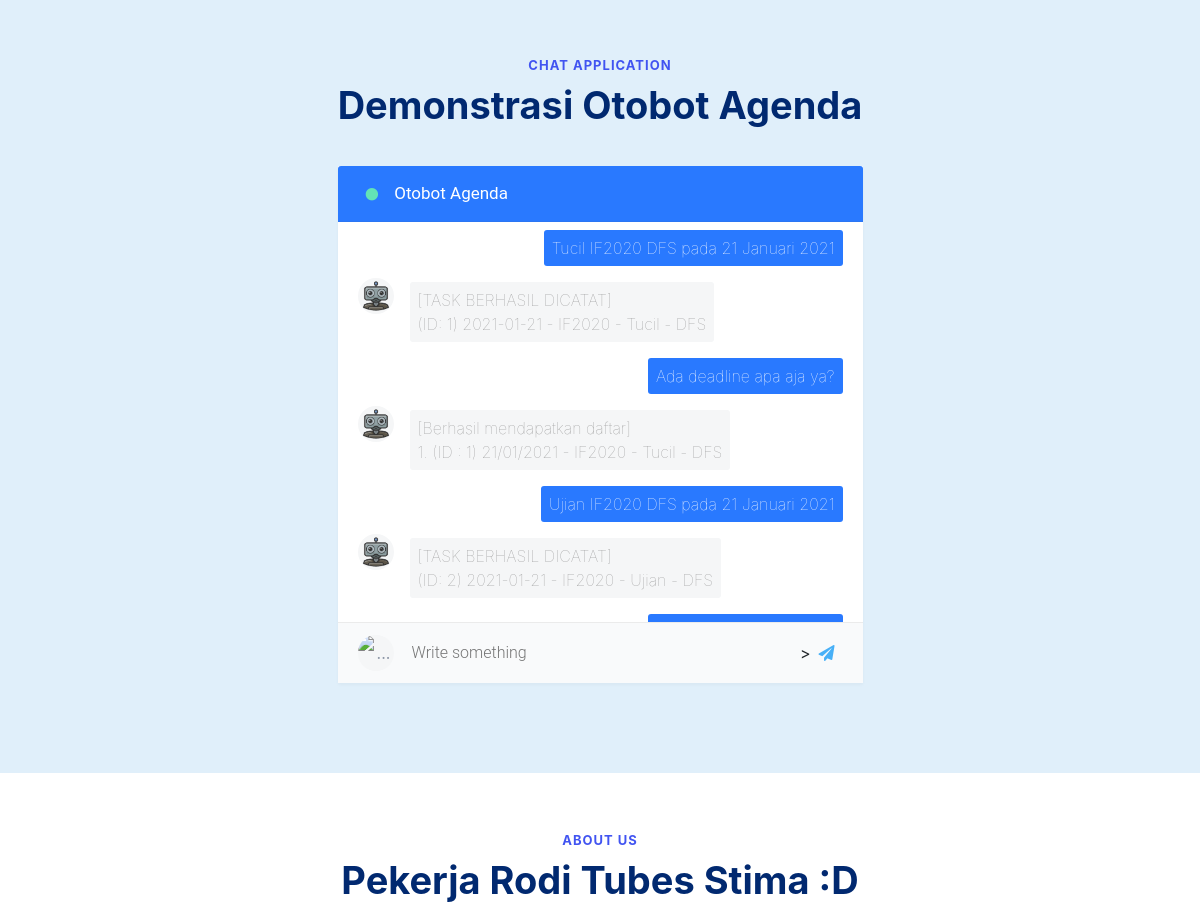
Before: / (middle part) with the older database file.
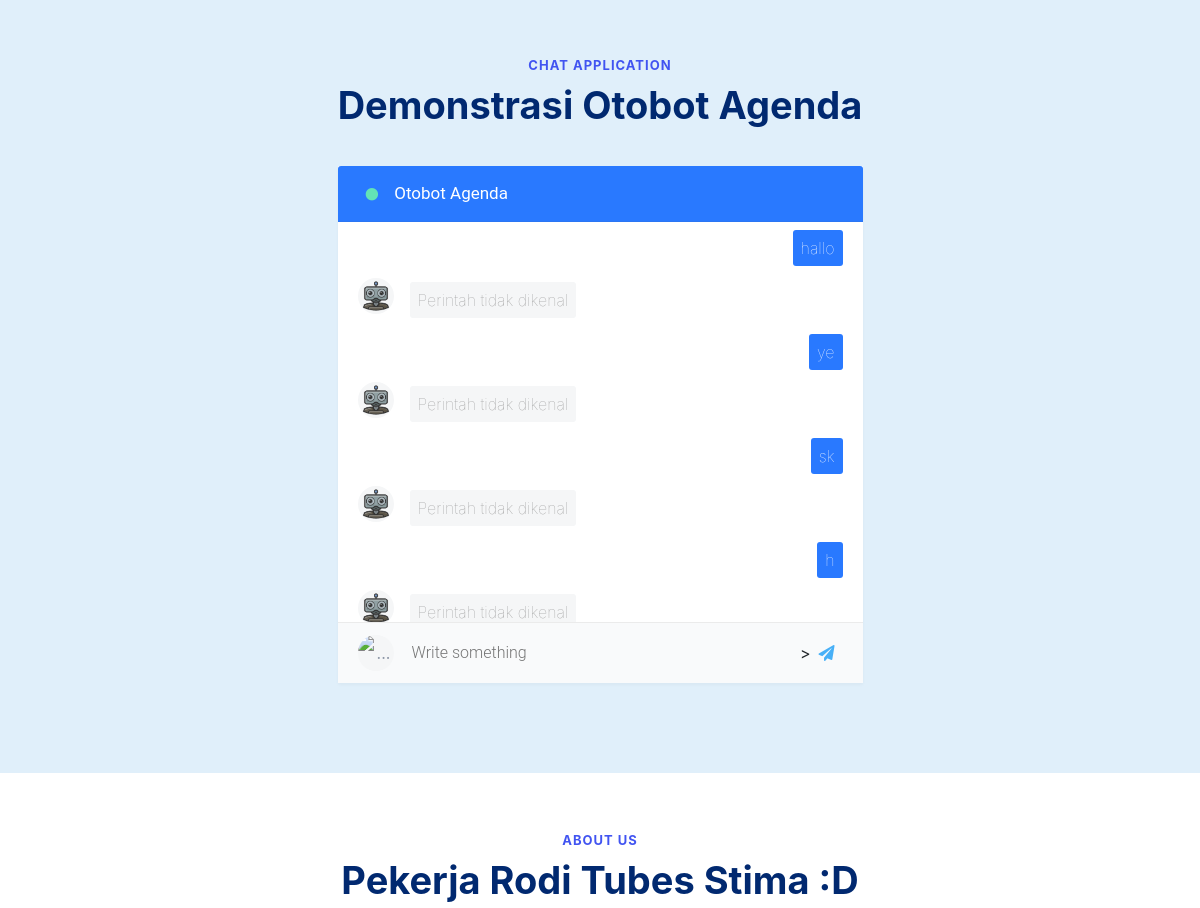
After: the same page with the newer database file.
### tables this page shows
CREATE TABLE chat(
            Chat TEXT ,
            Bot INT DEFAULT 0
        );

### app.py (the view)
@app.route("/")
def index():
	messages = get_all_chat()
	return render_template('index.html', messages=messages)

### util.py (called while the page is built)
def get_db():
    try:
        db = sqlite3.connect('Otobot.db')
        return db
    except sqlite3.Error as er:
        print(er)

def get_all_chat():
    db = get_db()
    cursor = db.cursor()
    try:
        cursor.execute("SELECT * FROM chat")
        print("Berhasil mendapatkan semua chat ")
        return cursor.fetchall()
    except sqlite3.Error as er:
        print(er)
        return []

### templates/index.html (shortened to what this page needs)
{% extends 'base.html' %}
{% block after_style %}
<link rel="stylesheet" href="{{ url_for('static',filename='styles/chat.css') }}">
{% endblock %}
{% block content %}
<div class="card card-bordered">
    <div class="card-header">
        <h4 class="card-title"><i class="fa fa-circle fa-xs mr-3" style="color:#63e4b6"></i><strong>Otobot Agenda</strong></h4>
    </div>
    <div class="ps-container ps-theme-default ps-active-y" id="chat-content" style="overflow-y: scroll !important; height:400px !important;">
        {% for message in messages %}
            {% if message[1] == 0 %}
            <div class="media media-chat media-chat-reverse">
                <div class="media-body">
                    {% autoescape false %}
                    <p>{{ message[0] }}</p>
                    {% endautoescape %}
                </div>
            </div>
            {% else %}
            <div class="media media-chat"> <img class="avatar" src="{{ url_for('static',filename='images/icoBot.png') }}" alt="...">
                <div class="media-body">
                    {% autoescape false %}
                    <p>{{ message[0] }}</p>
                    {% endautoescape %}
                </div>
            </div>
            {% endif %}
        {% endfor %}
    </div>
    <div class="publisher bt-1 border-light"> <img class="avatar avatar-xs" src="https://img.icons8.com/color/36/000000/administrator-male.png" alt="...">
        <textarea class="publisher-input" type="text" placeholder="Write something" id="myMessage" rows="1"></textarea>>
        <a class="publisher-btn text-info" href="#" data-abc="true" id="sendbutton">
            <i class="fa fa-paper-plane"></i>
        </a>
    </div>
</div>
{% endblock %}

Changed rows visible on the page:
changed chat: Chat "Tucil IF2020 DFS pada 21 Januari 2021" → "hallo"
changed chat (number 2 of 8 on the later page): Chat "[TASK BERHASIL DICATAT] (ID: 1) 2021-01-21 - IF2020 - Tucil - DFS" → "Perintah tidak dikenal"
changed chat (number 3 of 8 on the later page): Chat "Ada deadline apa aja ya?" → "ye"
changed chat (number 4 of 8 on the later page): Chat "[Berhasil mendapatkan daftar] 1. (ID : 1) 21/01/2021 - IF2020 - Tucil - DFS" → "Perintah tidak dikenal"
changed chat (number 5 of 8 on the later page): Chat "Ujian IF2020 DFS pada 21 Januari 2021" → "sk"
changed chat (number 6 of 8 on the later page): Chat "[TASK BERHASIL DICATAT] (ID: 2) 2021-01-21 - IF2020 - Ujian - DFS" → "Perintah tidak dikenal"
now on this page (row edited): chat: Chat "h"
now on this page (row edited): chat: Bot 1 (drawn), Chat "Perintah tidak dikenal"
